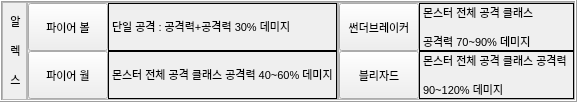
                      <widget class="QFrame" name="Frame_Class3">
                       <property name="enabled">
                        <bool>true</bool>
                       </property>
                       <property name="maximumSize">
                        <size>
                         <width>16777215</width>
                         <height>16777215</height>
                        </size>
                       </property>
                       <property name="frameShape">
                        <enum>QFrame::Box</enum>
                       </property>
                       <property name="frameShadow">
                        <enum>QFrame::Raised</enum>
                       </property>
                       <layout class="QGridLayout" name="gridLayout_67">
                        <property name="leftMargin">
                         <number>0</number>
                        </property>
                        <property name="topMargin">
                         <number>0</number>
                        </property>
                        <property name="rightMargin">
                         <number>0</number>
                        </property>
                        <property name="bottomMargin">
                         <number>0</number>
                        </property>
                        <property name="spacing">
                         <number>0</number>
                        </property>
                        <item row="0" column="0">
                         <widget class="QFrame" name="Frame_Class3_Name">
                          <property name="maximumSize">
                           <size>
                            <width>25</width>
                            <height>16777215</height>
                           </size>
                          </property>
                          <property name="frameShape">
                           <enum>QFrame::StyledPanel</enum>
                          </property>
                          <property name="frameShadow">
                           <enum>QFrame::Raised</enum>
                          </property>
                          <layout class="QGridLayout" name="gridLayout_69">
                           <property name="leftMargin">
                            <number>0</number>
                           </property>
                           <property name="topMargin">
                            <number>0</number>
                           </property>
                           <property name="rightMargin">
                            <number>0</number>
                           </property>
                           <property name="bottomMargin">
                            <number>0</number>
                           </property>
                           <property name="spacing">
                            <number>0</number>
                           </property>
                           <item row="0" column="0">
                            <widget class="QLabel" name="Class3_Name_Label">
                             <property name="minimumSize">
                              <size>
                               <width>25</width>
                               <height>0</height>
                              </size>
                             </property>
                             <property name="font">
                              <font>
                               <pointsize>8</pointsize>
                              </font>
                             </property>
                             <property name="text">
                              <string>&lt;html&gt;&lt;head/&gt;&lt;body&gt;&lt;p align=&quot;center&quot;&gt;알&lt;/p&gt;&lt;p align=&quot;center&quot;&gt;렉&lt;/p&gt;&lt;p align=&quot;center&quot;&gt;스&lt;/p&gt;&lt;/body&gt;&lt;/html&gt;</string>
                             </property>
                            </widget>
                           </item>
                          </layout>
                         </widget>
                        </item>
                        <item row="0" column="1">
                         <widget class="QFrame" name="Frame_Class3_Skill1">
                          <property name="enabled">
                           <bool>true</bool>
                          </property>
                          <property name="frameShape">
                           <enum>QFrame::StyledPanel</enum>
                          </property>
                          <property name="frameShadow">
                           <enum>QFrame::Raised</enum>
                          </property>
                          <layout class="QGridLayout" name="gridLayout_4">
                           <property name="leftMargin">
                            <number>0</number>
                           </property>
                           <property name="topMargin">
                            <number>0</number>
                           </property>
                           <property name="rightMargin">
                            <number>0</number>
                           </property>
                           <property name="bottomMargin">
                            <number>0</number>
                           </property>
                           <property name="spacing">
                            <number>0</number>
                           </property>
                           <item row="0" column="0">
                            <widget class="QPushButton" name="Class3_Skill1_Btn">
                             <property name="sizePolicy">
                              <sizepolicy hsizetype="Minimum" vsizetype="Preferred">
                               <horstretch>0</horstretch>
                               <verstretch>0</verstretch>
                              </sizepolicy>
                             </property>
                             <property name="maximumSize">
                              <size>
                               <width>100</width>
                               <height>16777215</height>
                              </size>
                             </property>
                             <property name="font">
                              <font>
                               <family>Arial</family>
                               <pointsize>8</pointsize>
                               <weight>50</weight>
                               <italic>false</italic>
                               <bold>false</bold>
                              </font>
                             </property>
                             <property name="styleSheet">
                              <string notr="true">font: 8pt &quot;Arial&quot;;힐</string>
                             </property>
                             <property name="text">
                              <string>파이어 볼</string>
                             </property>
                             <property name="checkable">
                              <bool>true</bool>
                             </property>
                            </widget>
                           </item>
                           <item row="0" column="1">
                            <widget class="QLabel" name="Class3_Skill1_Label">
                             <property name="font">
                              <font>
                               <pointsize>8</pointsize>
                              </font>
                             </property>
                             <property name="frameShape">
                              <enum>QFrame::Box</enum>
                             </property>
                             <property name="text">
                              <string>&lt;html&gt;&lt;head/&gt;&lt;body&gt;&lt;p&gt;단일 공격 : 공격력+공격력 30% 데미지&lt;/p&gt;&lt;/body&gt;&lt;/html&gt;</string>
                             </property>
                            </widget>
                           </item>
                           <item row="1" column="0">
                            <widget class="QPushButton" name="Class3_Skill2_Btn">
                             <property name="sizePolicy">
                              <sizepolicy hsizetype="Minimum" vsizetype="Preferred">
                               <horstretch>0</horstretch>
                               <verstretch>0</verstretch>
                              </sizepolicy>
                             </property>
                             <property name="maximumSize">
                              <size>
                               <width>100</width>
                               <height>16777215</height>
                              </size>
                             </property>
                             <property name="font">
                              <font>
                               <pointsize>8</pointsize>
                              </font>
                             </property>
                             <property name="text">
                              <string>파이어 월</string>
                             </property>
                             <property name="checkable">
                              <bool>true</bool>
                             </property>
                            </widget>
                           </item>
                           <item row="1" column="1">
                            <widget class="QLabel" name="Class3_Skill2_Label">
                             <property name="frameShape">
                              <enum>QFrame::Box</enum>
                             </property>
                             <property name="text">
                              <string>&lt;html&gt;&lt;head/&gt;&lt;body&gt;&lt;p&gt;&lt;span style=&quot; font-size:8pt;&quot;&gt;몬스터 전체 공격 클래스 공격력 40~60% 데미지&lt;/span&gt;&lt;/p&gt;&lt;/body&gt;&lt;/html&gt;</string>
                             </property>
                            </widget>
                           </item>
                          </layout>
                         </widget>
                        </item>
                        <item row="0" column="2">
                         <widget class="QFrame" name="Frame_Class3_Skill2">
                          <property name="maximumSize">
                           <size>
                            <width>16777215</width>
                            <height>16777215</height>
                           </size>
                          </property>
                          <property name="frameShape">
                           <enum>QFrame::StyledPanel</enum>
                          </property>
                          <property name="frameShadow">
                           <enum>QFrame::Raised</enum>
                          </property>
                          <layout class="QGridLayout" name="gridLayout_72">
                           <property name="leftMargin">
                            <number>0</number>
                           </property>
                           <property name="topMargin">
                            <number>0</number>
                           </property>
                           <property name="rightMargin">
                            <number>0</number>
                           </property>
                           <property name="bottomMargin">
                            <number>0</number>
                           </property>
                           <property name="spacing">
                            <number>0</number>
                           </property>
                           <item row="0" column="0">
                            <widget class="QPushButton" name="Class3_Skill3_Btn">
                             <property name="sizePolicy">
                              <sizepolicy hsizetype="Minimum" vsizetype="Preferred">
                               <horstretch>0</horstretch>
                               <verstretch>0</verstretch>
                              </sizepolicy>
                             </property>
                             <property name="maximumSize">
                              <size>
                               <width>100</width>
                               <height>16777215</height>
                              </size>
                             </property>
                             <property name="font">
                              <font>
                               <family>Arial</family>
                               <pointsize>8</pointsize>
                               <weight>50</weight>
                               <italic>false</italic>
                               <bold>false</bold>
                              </font>
                             </property>
                             <property name="styleSheet">
                              <string notr="true">font: 8pt &quot;Arial&quot;;힐</string>
                             </property>
                             <property name="text">
                              <string>썬더브레이커</string>
                             </property>
                             <property name="checkable">
                              <bool>true</bool>
                             </property>
                            </widget>
                           </item>
                           <item row="0" column="1">
                            <widget class="QLabel" name="Class3_Skill3_Label">
                             <property name="font">
                              <font>
                               <pointsize>8</pointsize>
                              </font>
                             </property>
                             <property name="frameShape">
                              <enum>QFrame::Box</enum>
                             </property>
                             <property name="text">
                              <string>&lt;html&gt;&lt;head/&gt;&lt;body&gt;&lt;p&gt;몬스터 전체 공격 클래스 &lt;/p&gt;&lt;p&gt;공격력 70~90% 데미지&lt;/p&gt;&lt;/body&gt;&lt;/html&gt;</string>
                             </property>
                            </widget>
                           </item>
                           <item row="2" column="1">
                            <widget class="QLabel" name="Class3_Skill4_Label">
                             <property name="frameShape">
                              <enum>QFrame::Box</enum>
                             </property>
                             <property name="text">
                              <string>&lt;html&gt;&lt;head/&gt;&lt;body&gt;&lt;p&gt;&lt;span style=&quot; font-size:8pt;&quot;&gt;몬스터 전체 공격 클래스 공격력 &lt;/span&gt;&lt;/p&gt;&lt;p&gt;&lt;span style=&quot; font-size:8pt;&quot;&gt;90~120% 데미지&lt;/span&gt;&lt;/p&gt;&lt;/body&gt;&lt;/html&gt;</string>
                             </property>
                            </widget>
                           </item>
                           <item row="2" column="0">
                            <widget class="QPushButton" name="Class3_Skill4_Btn">
                             <property name="sizePolicy">
                              <sizepolicy hsizetype="Minimum" vsizetype="Preferred">
                               <horstretch>0</horstretch>
                               <verstretch>0</verstretch>
                              </sizepolicy>
                             </property>
                             <property name="maximumSize">
                              <size>
                               <width>100</width>
                               <height>16777215</height>
                              </size>
                             </property>
                             <property name="font">
                              <font>
                               <pointsize>8</pointsize>
                              </font>
                             </property>
                             <property name="text">
                              <string>블리자드</string>
                             </property>
                             <property name="checkable">
                              <bool>true</bool>
                             </property>
                            </widget>
                           </item>
                          </layout>
                         </widget>
                        </item>
                       </layout>
                      </widget>
